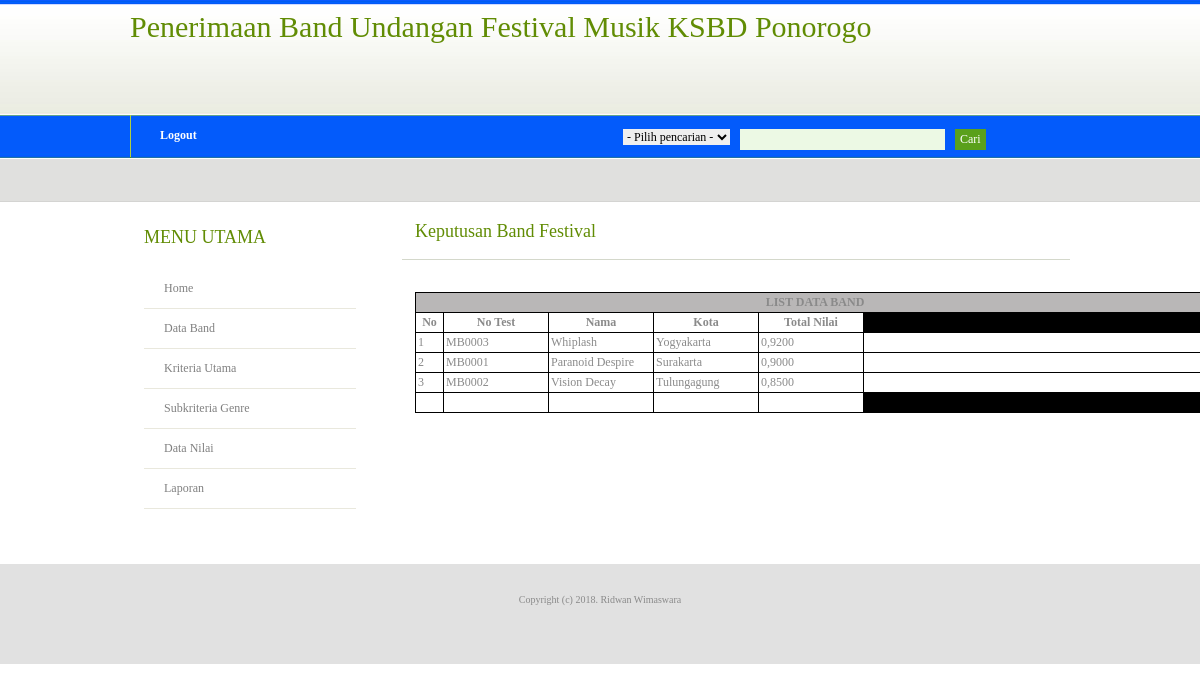
Page /home.php?mod=nilai&pg=tampil_nilai (signed in) on the committed database.
### tables this page shows
CREATE TABLE IF NOT EXISTS `tb_band` (
  `no_test` char(6) NOT NULL,
  `nama` varchar(50) NOT NULL,
  `kota` varchar(20) NOT NULL,
  `penampilan` varchar(10) NOT NULL,
  `attitude` varchar(10) NOT NULL,
  `genre` varchar(20) NOT NULL,
  `album` varchar(50) NOT NULL,
  `total_nilai` varchar(50) NOT NULL,
  `keterangan` varchar(20) NOT NULL
);

### nilai/tampil_nilai.php (the view, shortened to what this page needs)
<?php
include ('config/koneksi.php');
$cari= $_POST['s'];
?>
<div class="post">
	<h2 class="title"><a href="#">Keputusan Band Festival</a></h2>
    <p class="meta"><em></em></p>
	<div class="entry">
    <p>
<div align="center">
  <table width="800" border="0" cellpadding="2" cellspacing="1" bgcolor="#000000" class="table table-condensed table-striped table-hover">
   <tbody>
    <tr>
      <td colspan="7" bgcolor="#b9b7b7" align="center"><b>LIST DATA BAND</b></td>
    </tr>
    <tr bgcolor="#FFFFFF">
	<td width="23" align="center"><b>No</b></td>
	<td width="100" align="center"><b>No Test</b></td>
	<td width="100" align="center"><b>Nama</b></td>
	<td width="100" align="center"><b>Kota</b></td>
	<td width="100" align="center"><b>Total Nilai</b></td>
    </tr>
    <?php
	if($cari==""){
	$sql = "SELECT * FROM tb_band ORDER BY total_nilai desc limit 3";
	}
	$result=mysql_query($sql) or die(mysql_error());
	while($rows=mysql_fetch_object($result)){
	$no++;
  ?>
    <tr bgcolor="#FFFFFF">
      <td><?php echo $no; ?></td>
      <td><?php echo $rows->no_test; ?></td>
      <td><?php echo $rows->nama;?></td>
      <td><?php echo $rows->kota;?></td>
      <td><?php echo number_format($rows->total_nilai,4,",",".");?></td>
     	<?php
		if ($_SESSION['hak']=='Panitia'){
		?>
     	<?php
		}else{
		?>
			<td align="center"></td>
        <?php
		}
  		?>
    </tr>
    <?php
  }
  ?>
    <tr bgcolor="#FFFFFF">
      <td>&nbsp;</td>
      <td>&nbsp;</td>
      <td>&nbsp;</td>
      <td>&nbsp;</td>
            <?php
			if ($_SESSION['hak']=='Panitia'){
			?>
      			<td align="center"></td>
     		<?php
			}else{
			?>
				<td align="center"></td>
              <?php
			}
	  		?>
    </tr>
    </tbody>
  </table>
</div>
</p>
 </div>
</div>

### style.css (style rules this page uses)
body { margin: 0; padding: 0; background: #FFFFFF url(images/header.jpg) repeat-x left top; font-family: verdana; font-size: 12px; color: #8A8A8A; }
h1, h2, h3 { margin: 0; font-weight: normal; color: #618C04; }
h2 { font-size: 14px; }
p, ul, ol { margin-top: 0; line-height: 240%; text-align: justify; }
a { color: #77B003; }
.post { margin-bottom: 45px; }
.post .title { height: 44px; padding-left: 15px; }
.post .title a { text-decoration: none; font-size: 18px; color: #618C04; }
.post .meta { margin-top: -8px; margin-left: 2px; padding: 0px 30px 2px 15px; border-bottom: 1px solid #D4D8CB; font-family: verdana; font-weight: normal; font-size: 10px; color: #66665E; }
.post .entry { margin-bottom: 10px; padding: 10px 15px 10px 15px; }

### rows in the picture
tb_band: no_test "MB0003", nama "Whiplash", kota "Yogyakarta", total_nilai "0,9200"
tb_band: no_test "MB0001", nama "Paranoid Despire", kota "Surakarta", total_nilai "0,9000"
tb_band: no_test "MB0002", nama "Vision Decay", kota "Tulungagung", total_nilai "0,8500"
